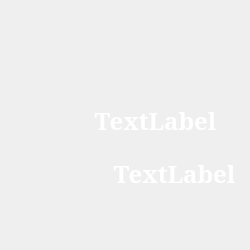
<?xml version="1.0" encoding="UTF-8"?>
<ui version="4.0">
 <class>estanciaUI</class>
 <widget class="QWidget" name="estanciaUI">
  <property name="geometry">
   <rect>
    <x>0</x>
    <y>0</y>
    <width>250</width>
    <height>250</height>
   </rect>
  </property>
  <property name="minimumSize">
   <size>
    <width>200</width>
    <height>200</height>
   </size>
  </property>
  <property name="maximumSize">
   <size>
    <width>400</width>
    <height>400</height>
   </size>
  </property>
  <property name="cursor">
   <cursorShape>OpenHandCursor</cursorShape>
  </property>
  <property name="windowTitle">
   <string>Form</string>
  </property>
  <property name="styleSheet">
   <string notr="true"/>
  </property>
  <layout class="QHBoxLayout" name="horizontalLayout">
   <property name="spacing">
    <number>0</number>
   </property>
   <property name="leftMargin">
    <number>0</number>
   </property>
   <property name="topMargin">
    <number>0</number>
   </property>
   <property name="rightMargin">
    <number>0</number>
   </property>
   <property name="bottomMargin">
    <number>0</number>
   </property>
   <item>
    <widget class="QWidget" name="Contenedor" native="true">
     <property name="styleSheet">
      <string notr="true">#Contenedor{
border-image: url(:/Resources/Documentos/Estancia.png);
}</string>
     </property>
     <widget class="QLabel" name="duracionVisita">
      <property name="geometry">
       <rect>
        <x>109</x>
        <y>163</y>
        <width>131</width>
        <height>21</height>
       </rect>
      </property>
      <property name="font">
       <font>
        <family>MS Serif</family>
        <pointsize>18</pointsize>
        <bold>true</bold>
       </font>
      </property>
      <property name="styleSheet">
       <string notr="true">color: white;</string>
      </property>
      <property name="text">
       <string>TextLabel</string>
      </property>
      <property name="alignment">
       <set>Qt::AlignCenter</set>
      </property>
     </widget>
     <widget class="QLabel" name="tipoVisita">
      <property name="geometry">
       <rect>
        <x>90</x>
        <y>110</y>
        <width>131</width>
        <height>21</height>
       </rect>
      </property>
      <property name="font">
       <font>
        <family>MS Serif</family>
        <pointsize>18</pointsize>
        <bold>true</bold>
       </font>
      </property>
      <property name="styleSheet">
       <string notr="true">color: white;</string>
      </property>
      <property name="text">
       <string>TextLabel</string>
      </property>
      <property name="alignment">
       <set>Qt::AlignCenter</set>
      </property>
     </widget>
    </widget>
   </item>
  </layout>
 </widget>
 <resources/>
 <connections/>
</ui>
